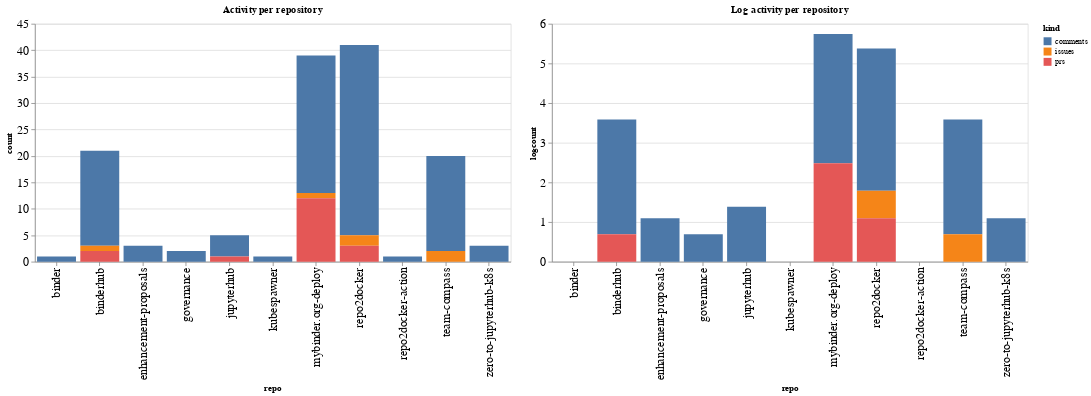

The code cell stored with this chart in its notebook:
### Code cell
ch1 = alt.Chart(repo_summaries, width=600, title="Activity per repository").mark_bar().encode(
    x='repo',
    y='count',
    color='kind',
    tooltip="kind"
)

ch2 = alt.Chart(repo_summaries, width=600, title="Log activity per repository").mark_bar().encode(
    x='repo',
    y='logcount',
    color='kind',
    tooltip="kind"
)

ch1 | ch2

### Figure 1 — Vega-Lite specification as saved in the notebook (floating-point values rounded to 4 significant figures)
{"config": {"axisLeft": {"labelFontSize": 15}, "axisBottom": {"labelFontSize": 15}}, "hconcat": [{"mark": "bar", "encoding": {"color": {"type": "nominal", "field": "kind"}, "tooltip": {"type": "nominal", "field": "kind"}, "x": {"type": "nominal", "field": "repo"}, "y": {"type": "quantitative", "field": "count"}}, "title": "Activity per repository", "width": 600}, {"mark": "bar", "encoding": {"color": {"type": "nominal", "field": "kind"}, "tooltip": {"type": "nominal", "field": "kind"}, "x": {"type": "nominal", "field": "repo"}, "y": {"type": "quantitative", "field": "logcount"}}, "title": "Log activity per repository", "width": 600}], "data": {"name": "data-03214c579c0cd321256c290764fff3c8"}, "$schema": "https://vega.github.io/schema/vega-lite/v4.8.1.json", "datasets": {"data-03214c579c0cd321256c290764fff3c8": [{"repo": "binder", "kind": "comments", "count": 1, "logcount": 0.0}, {"repo": "binderhub", "kind": "comments", "count": 18, "logcount": 2.89}, {"repo": "binderhub", "kind": "issues", "count": 1, "logcount": 0.0}, {"repo": "binderhub", "kind": "prs", "count": 2, "logcount": 0.6931}, {"repo": "enhancement-proposals", "kind": "comments", "count": 3, "logcount": 1.099}, {"repo": "governance", "kind": "comments", "count": 2, "logcount": 0.6931}, {"repo": "jupyterhub", "kind": "comments", "count": 4, "logcount": 1.386}, {"repo": "jupyterhub", "kind": "prs", "count": 1, "logcount": 0.0}, {"repo": "kubespawner", "kind": "comments", "count": 1, "logcount": 0.0}, {"repo": "mybinder.org-deploy", "kind": "comments", "count": 26, "logcount": 3.258}, {"repo": "mybinder.org-deploy", "kind": "issues", "count": 1, "logcount": 0.0}, {"repo": "mybinder.org-deploy", "kind": "prs", "count": 12, "logcount": 2.485}, {"repo": "repo2docker", "kind": "comments", "count": 36, "logcount": 3.584}, {"repo": "repo2docker", "kind": "issues", "count": 2, "logcount": 0.6931}, {"repo": "repo2docker", "kind": "prs", "count": 3, "logcount": 1.099}, {"repo": "repo2docker-action", "kind": "comments", "count": 1, "logcount": 0.0}, {"repo": "team-compass", "kind": "comments", "count": 18, "logcount": 2.89}, {"repo": "team-compass", "kind": "issues", "count": 2, "logcount": 0.6931}, {"repo": "zero-to-jupyterhub-k8s", "kind": "comments", "count": 3, "logcount": 1.099}]}}
